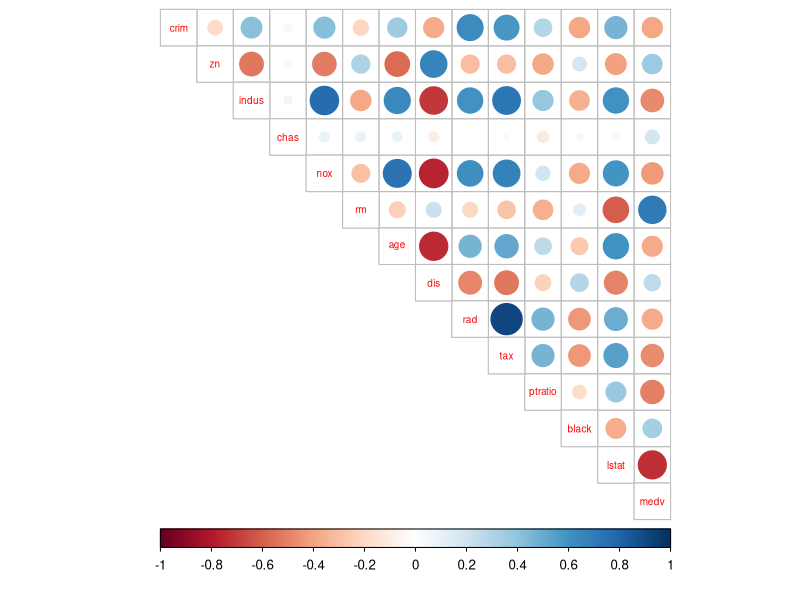
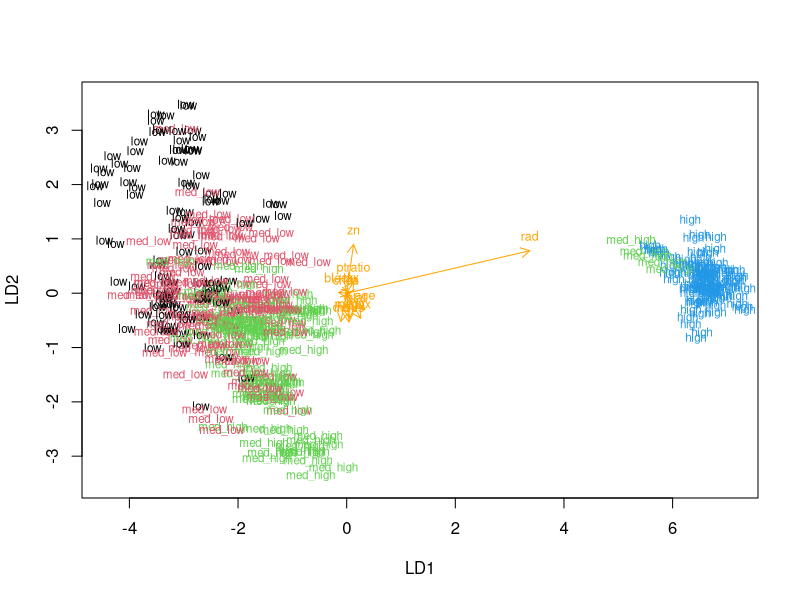
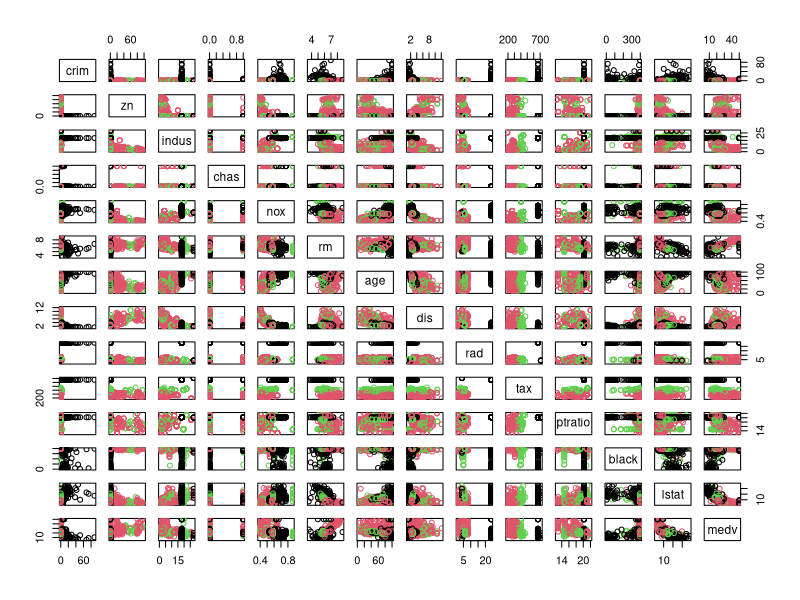
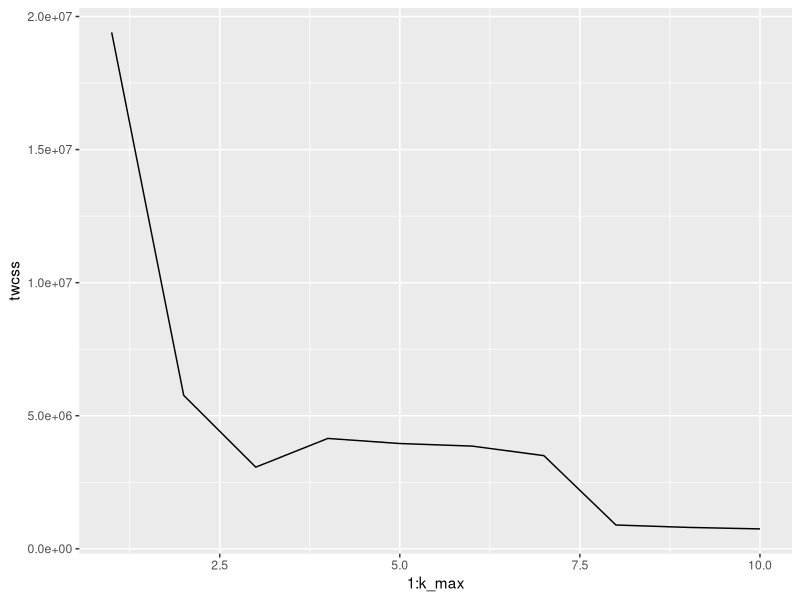
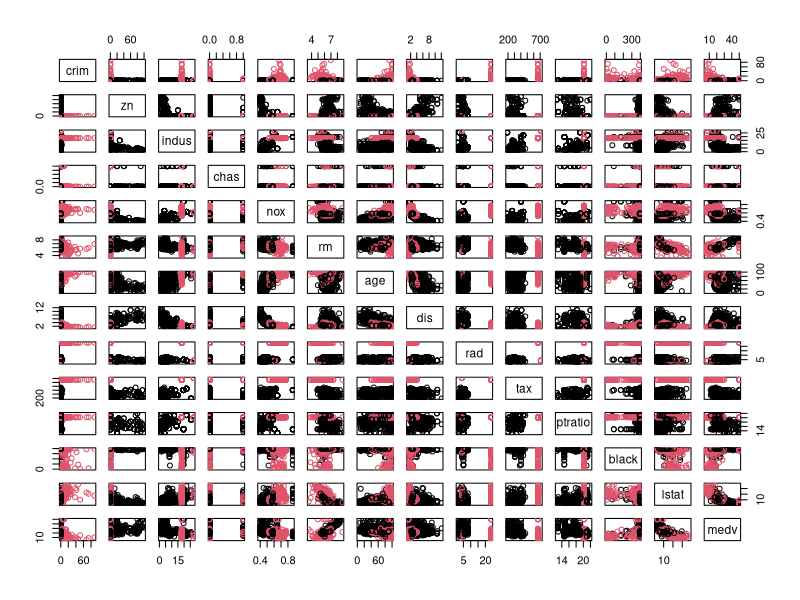

Source code (R) for these figures, in order:
## ---- chunk 1
library(corrplot)
library(tidyverse)
library(MASS)

Boston <- read.table("data/boston3.csv", header=TRUE, sep=",", fileEncoding = 'UTF-8-BOM')

## ---- chunk 2
dim(Boston)
str(Boston)
## ---- chunk 3
library(corrplot)
library(tidyverse)

# generate the correlation matrix
cor_matrix<-cor(Boston) %>% round(digits = 2)

# plot the correlation matrix
corrplot(cor_matrix, method="circle", type="upper", cl.pos="b", tl.pos = "d", tl.cex = 0.6)
## ---- chunk 4
summary(Boston)
## ---- chunk 5
# center and standardize variables
boston_scaled <- scale(Boston)

# summaries of the scaled variables
summary(boston_scaled)

# change the object to data frame
boston_scaled <- as.data.frame(boston_scaled)

## ---- chunk 6
# summary of the scaled crime rate
summary(boston_scaled$crim)

# create a quantile vector of crim
bins <- quantile(boston_scaled$crim)
bins

# create a categorical variable 'crime'
labelvector <- c("low", "med_low", "med_high", "high")
crime <- cut(boston_scaled$crim, breaks = bins, include.lowest = TRUE, label=labelvector)
## ---- chunk 7
# remove original crim from the dataset
boston_scaled <- dplyr::select(boston_scaled, -crim)

# add the new categorical value to scaled data
boston_scaled <- data.frame(boston_scaled, crime)

## ---- chunk 8
# number of rows in the Boston dataset 
n <- nrow(boston_scaled)

# choose randomly 80% of the rows
ind <- sample(n,  size = n * 0.8)

# create train set by selecting the row numbers that are saved in ind.
train <- boston_scaled[ind,]

# create test set by subtracting the rows that are used in the train set (note the minus sign)
test <- boston_scaled[-ind,]

## ---- chunk 9
lda.fit <- lda(crime ~ ., data = train)

# the function for lda biplot arrows
lda.arrows <- function(x, myscale = 1, arrow_heads = 0.1, color = "orange", tex = 0.75, choices = c(1,2)){
  heads <- coef(x)
  arrows(x0 = 0, y0 = 0, 
         x1 = myscale * heads[,choices[1]], 
         y1 = myscale * heads[,choices[2]], col=color, length = arrow_heads)
  text(myscale * heads[,choices], labels = row.names(heads), 
       cex = tex, col=color, pos=3)
}

# target classes as numeric
classes <- as.numeric(train$crime)

# plot the lda results
plot(lda.fit, dimen = 2, col = classes, pch = classes)
lda.arrows(lda.fit, myscale = 1)

## ---- chunk 10
# save the correct classes from test data
correct_classes <- test$crime

# remove the crime variable from test data
test <- dplyr::select(test, -crime)
## ---- chunk 11
# predict classes with test data
lda.pred <- predict(lda.fit, newdata = test)

# cross tabulate the results.
table(correct = correct_classes, predicted = lda.pred$class)
## ---- chunk 12
# load MASS and Boston
library(MASS)
data('Boston')
boston_scaled <- scale(Boston)
# change the object to data frame
boston_scaled <- as.data.frame(boston_scaled)
## ---- chunk 13
# euclidean distance matrix (euclidean is the default method of dist())
dist_eu <- dist(boston_scaled)

# look at the summary of the distances
summary(dist_eu)
## ---- chunk 14
km <-kmeans(Boston, centers = 3)
pairs(Boston, col = km$cluster)
## ---- chunk 15
set.seed(123)
 
# determine the number of clusters
k_max <- 10
 
# calculate the total within sum of squares
twcss <- sapply(1:k_max, function(k){kmeans(Boston, k)$tot.withinss})
 
# visualize the results
qplot(x = 1:k_max, y = twcss, geom = 'line')
 
## ---- chunk 16
km <-kmeans(Boston, centers = 2)
## ---- chunk 17
pairs(Boston, col = km$cluster)
